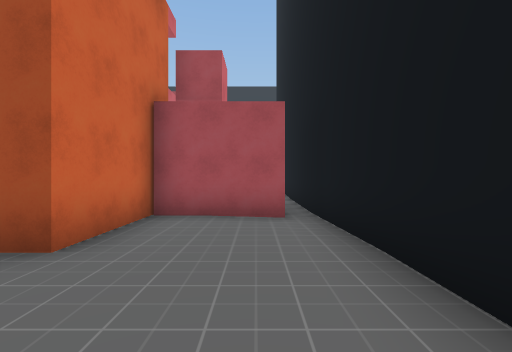
[1] (above)

24 first-person views from a walk through a scene from a Unity 3-D project. The camera is 1.5 m above the floor, looks level and sees 90° across. The floor is counted in squares, 2 m on a side. Each view is taken from the middle of a square. On the plan, view 1 faces up. The plan holds only what a view shows up to about 9 squares ahead; the rest is blank. The place goes on beyond the plan. The player character is not drawn.

[2]
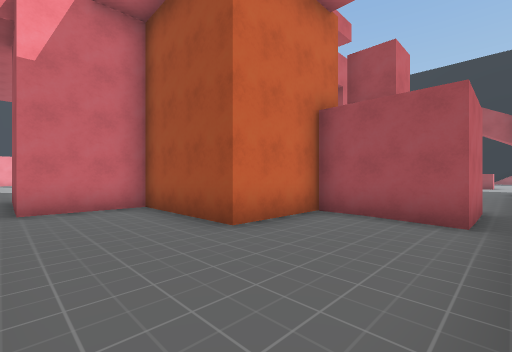

[3]
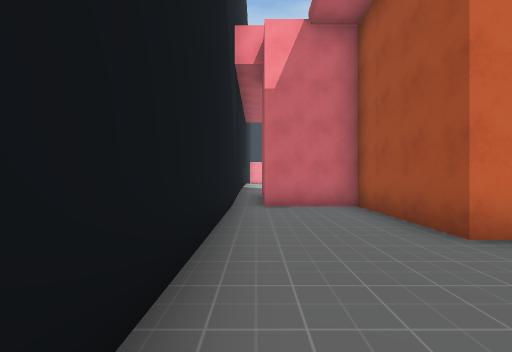

[4]
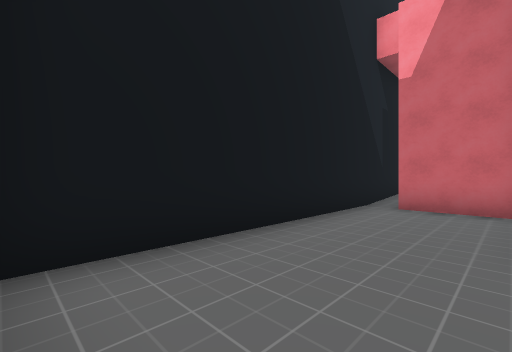

[5]
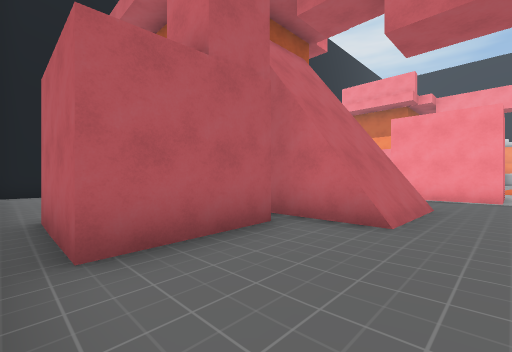

[6]
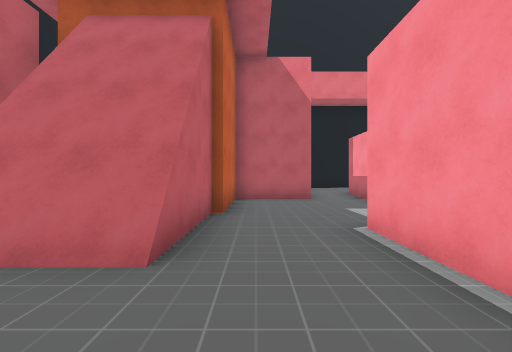

[7]
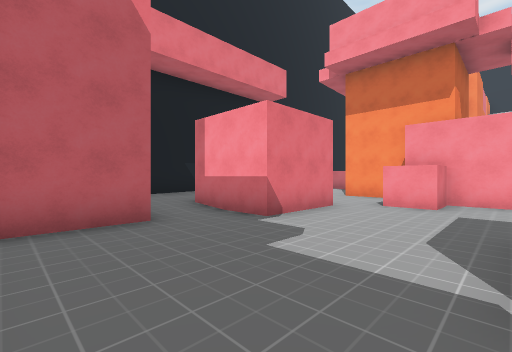

[8]
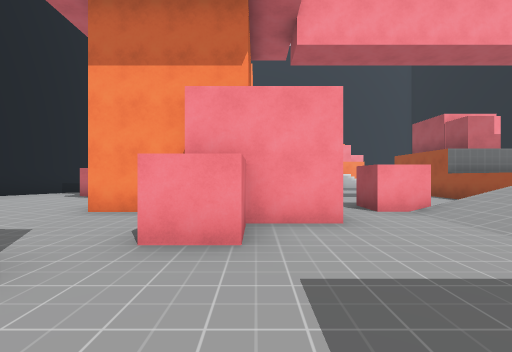

[9]
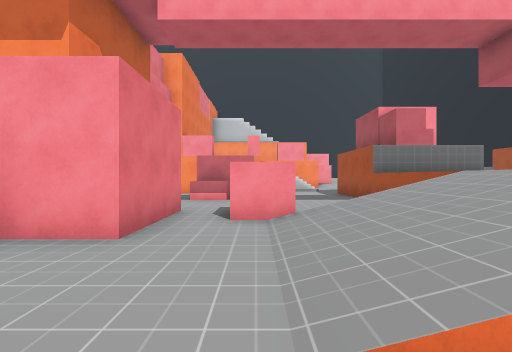

[10]
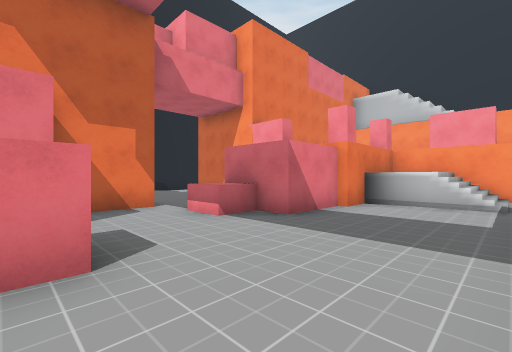

[11]
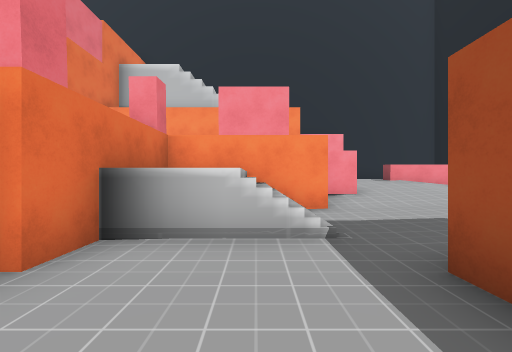

[12]
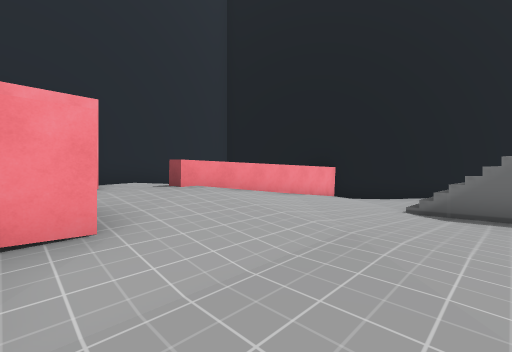

[13]
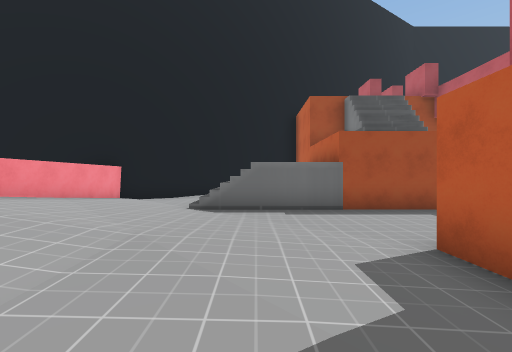

[14]
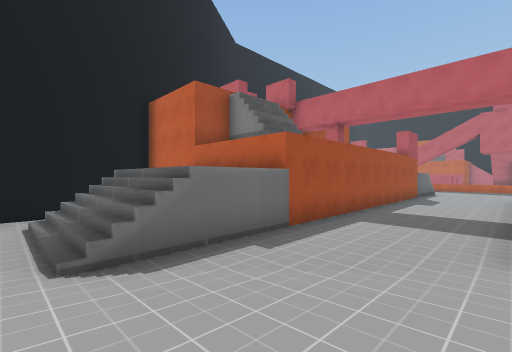

[15]
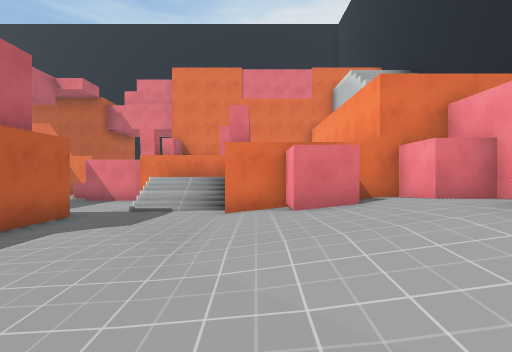

[16]
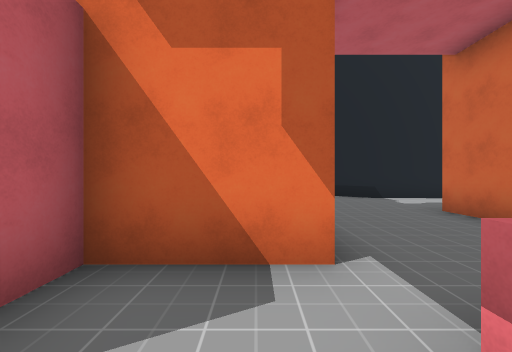

[17]
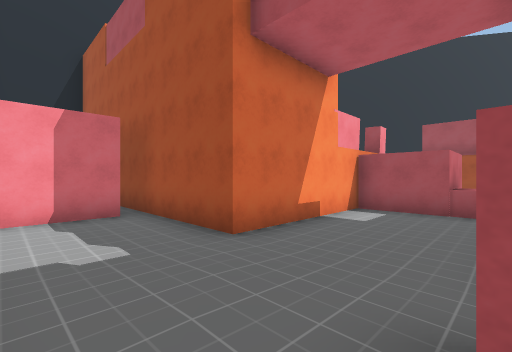

[18]
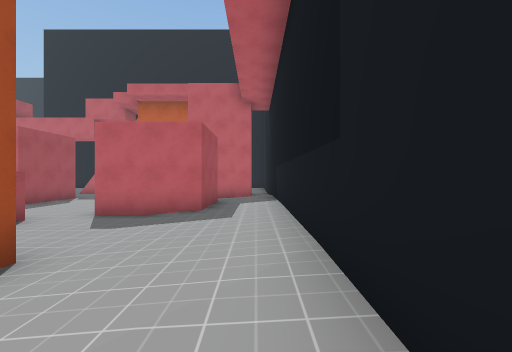

[19]
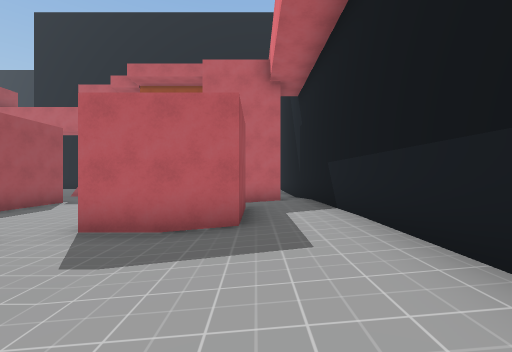

[20]
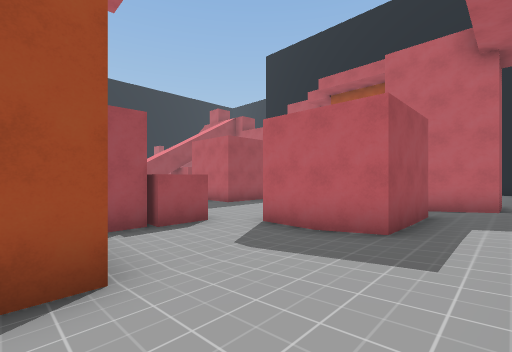

[21]
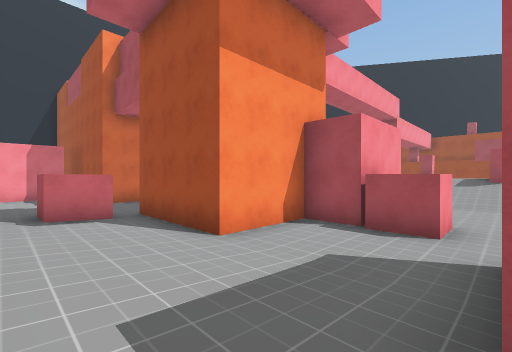

[22]
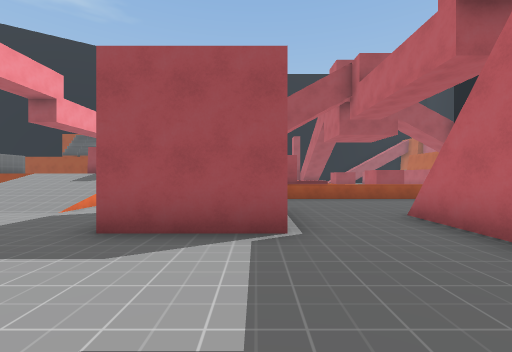

[23]
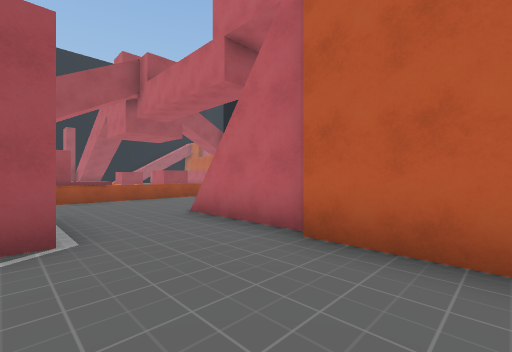

[24]
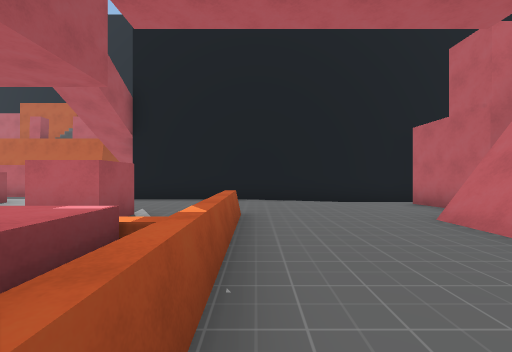

### Floor plan
Key: @ floor where view 1 was taken; # wall or solid block; . main floor; : floor 0.25 m higher than the main floor; - floor 0.25 m lower than the main floor; + floor 0.5 m higher than the main floor; * floor 1 m higher than the main floor; % floor 1.25 m higher than the main floor; & floor 1.5 m higher than the main floor; $ floor 1.75 m higher than the main floor; / step, stairs or slope; = window, fence, low wall or low ledge; ^ raised ledge; B red block.
Columns run from 29 left of view 1 to 2 right of it. Each row starts with its distance up from view 1.
 24   ###
 23  ##.   #
 22 ##..// ^
 21 #/..// ^
 20 #//.// ^######               B.
 19 #///////......               B.
 18 ^///...........
 17 ^///:...........
 16 ^///::...../////              .#
 15 %///::.#  #               BB...#
 14 *///::.#  #         BBBB   ....#
 13 B/B/:..####      B   BBB...    #
 12 ####///.......///B    .=====...#
 11    #&//.......////    .........#
 10    ^  $.......////. ...........#
  9     B^##BB...B..... ##........-#
  8        #BBB........###..###...-#
  7        #BBB..###........######-#
  6        #.....###........#  ###-#
  5        #...#####B.......#  ###.#
  4        #...###..........#  #...#
  3   ######...###...###...#####...#
  2    ..............###..##.......#
  1     #....:BB:////:::/.##.......#
  0     #....::::++++++:::.......@.
 -1     ###########################

Where each view was taken, in squares from view 1:
view 1: 0 up, 0 right, facing up
view 2: 0 up, 1 right, facing up-left
view 3: 0 up, 1 right, facing left
view 4: 2 up, 1 right, facing down-left
view 5: 10 up, 1 right, facing down-left
view 6: 11 up, 6 left, facing down
view 7: 7 up, 6 left, facing down-left
view 8: 6 up, 10 left, facing left
view 9: 9 up, 11 left, facing left
view 10: 12 up, 16 left, facing down-left
view 11: 11 up, 20 left, facing left
view 12: 13 up, 24 left, facing up-left
view 13: 13 up, 24 left, facing up
view 14: 16 up, 26 left, facing up-right
view 15: 18 up, 26 left, facing down
view 16: 8 up, 18 left, facing down
view 17: 0 up, 19 left, facing up-left
view 18: 0 up, 18 left, facing right
view 19: 1 up, 16 left, facing right
view 20: 0 up, 16 left, facing up-right
view 21: 0 up, 12 left, facing up-left
view 22: 4 up, 8 left, facing up
view 23: 4 up, 8 left, facing up-right
view 24: 12 up, 7 left, facing right
